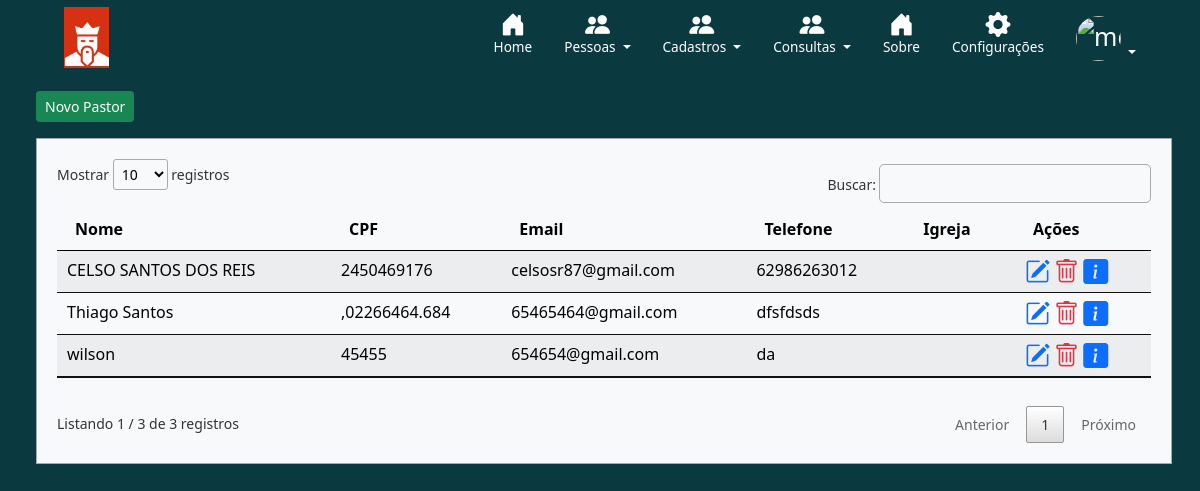
The app's page /listar/pastores/ (signed in) with its own data.
### cadastros/models.py (models this page shows, shortened)
class Pastores(models.Model):
    nome = models.CharField(max_length=100, verbose_name='Nome')
    cpf = models.CharField(max_length=20, verbose_name='CPF')
    endereco = models.CharField(max_length=255, verbose_name='Endereço')
    email = models.EmailField(max_length=60, verbose_name='E-mail', blank=True, null=True)
    data_nascimento = models.DateField(verbose_name='Data de Nascimento')
    telefone = models.CharField(max_length=20, verbose_name='Telefone')

### cadastros/views.py (the view)
# urls.py: path('listar/pastores/', PastoresList, name='listar-pastores'),
@login_required
def PastoresList(request):
    pastores = Pastores.objects.all()
    contexto = {'pastores': pastores}
    return render(request, 'cadastros/listas/listapastores.html', contexto)

### cadastros/templates/cadastros/listas/listapastores.html (shortened to what this page needs)
{% extends 'paginas/modelo.html' %}
{% load static %}
{% block dashboard %}
<div class="container-fluid mb-4 mx-4">
    <div class="col-md-12 my-3">
        <a href="{% url 'cadastrar-pastores' %}" type="button" class="btn btn-success btn-sm">Novo Pastor</a>
    </div>
    <div class="tabela bg-light">
            <table id="example" class="table table-striped table-light table-hover my-4 my-4" style="width:100%">
                <thead>
                    <tr>
                        <th>Nome</th>
                        <th>CPF</th>
                        <th class="esc">Email</th>
                        <th class="esc">Telefone</th>
                        <th class="esc">Igreja</th>
                        <th>Ações</th>
                    </tr>
                </thead>
                <tbody>
                    {% for pastores in pastores %}
                    <tr>
                        <td>{{ pastores.nome }}</td>
                        <td>{{ pastores.cpf }}</td>
                        <td class="esc">{{ pastores.email }}</td>
                        <td class="esc">{{ pastores.telefone }}</td>
                        <td class="esc">{{ pastores.igreja }}</td>
                        <td>
                            <a href="{% url 'editar-pastores' pastores.pk %}"  title="Editar Registro">	<i class="bi bi-pencil-square text-primary"></i> </a>
                            <a href="{% url 'excluir-pastores' pastores.pk %}" title="Excluir">	<i class="bi bi-trash text-danger"></i> </a>
                            <a href="#" onclick="dados('{{ pastores.nome }}', '{{ pastores.cpf }}', '{{ pastores.email }}', '{{ pastores.telefone }}', '{{ pastores.endereco }}')" title="Ver Dados">	<i class="bi bi-info-square-fill text-primary"></i> </a>
                        </td>
                    </tr>
                    {% empty %}
                    <tr>
                        <td colspan="3">Nenhum arquivo </td>
                    </tr>
                    {% endfor %}
                </tbody>
            </table>
    </div>
    </div>
{% endblock %}

### static/css/style.css (style rules this page uses)
.tabela { margin-right: 40px; border:solid 1px #a8a8a8; padding:20px; font-size:14px; }
.tabela a { text-decoration: none; }
.bi { vertical-align: -.125em; fill: currentColor; text-align: center; font-size: 25px; }
.background-sistema { background-color: #0A3A40; }
a { text-decoration: none; }
body { color: #000; overflow-x: hidden; height: 100%; background-image: url("https://i.imgur.com/GMmCQHC.png"); background-repeat: no-repeat; background-size: 100% 100% }

### records on screen
Pastores: nome "CELSO SANTOS DOS REIS", cpf "2450469176", email "celsosr87@gmail.com", telefone "62986263012"
Pastores: nome "Thiago Santos", cpf ",02266464.684", email "65465464@gmail.com", telefone "dfsfdsds"
Pastores: nome "wilson", cpf "45455", email "654654@gmail.com", telefone "da"
